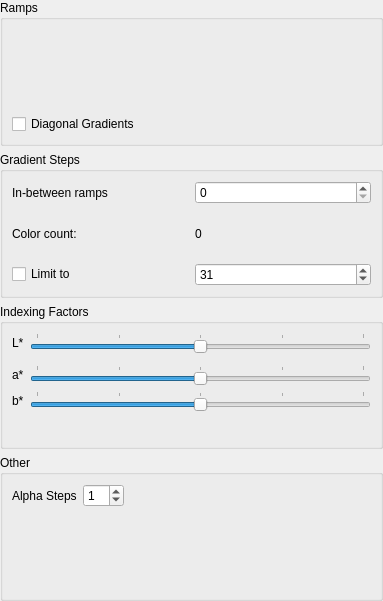
<?xml version="1.0" encoding="UTF-8"?>
<ui version="4.0">
 <class>KisWdgIndexColors</class>
 <widget class="QWidget" name="KisWdgIndexColors">
  <property name="geometry">
   <rect>
    <x>0</x>
    <y>0</y>
    <width>383</width>
    <height>601</height>
   </rect>
  </property>
  <layout class="QGridLayout" name="gridLayout">
   <property name="leftMargin">
    <number>0</number>
   </property>
   <property name="topMargin">
    <number>0</number>
   </property>
   <property name="rightMargin">
    <number>0</number>
   </property>
   <property name="bottomMargin">
    <number>0</number>
   </property>
   <item row="0" column="0">
    <widget class="QGroupBox" name="groupBox">
     <property name="title">
      <string>Ramps</string>
     </property>
     <property name="flat">
      <bool>true</bool>
     </property>
     <layout class="QGridLayout" name="gridLayout_2">
      <item row="1" column="0">
       <widget class="QWidget" name="colorsBox" native="true">
        <property name="minimumSize">
         <size>
          <width>20</width>
          <height>20</height>
         </size>
        </property>
        <layout class="QGridLayout" name="layoutColors">
         <property name="sizeConstraint">
          <enum>QLayout::SetMinimumSize</enum>
         </property>
         <property name="leftMargin">
          <number>0</number>
         </property>
         <property name="topMargin">
          <number>0</number>
         </property>
         <property name="rightMargin">
          <number>0</number>
         </property>
         <property name="bottomMargin">
          <number>0</number>
         </property>
         <property name="horizontalSpacing">
          <number>6</number>
         </property>
        </layout>
       </widget>
      </item>
      <item row="2" column="0">
       <widget class="QCheckBox" name="diagCheck">
        <property name="text">
         <string>Diagonal Gradients</string>
        </property>
       </widget>
      </item>
     </layout>
    </widget>
   </item>
   <item row="2" column="0">
    <widget class="QGroupBox" name="gradientStepsBox">
     <property name="title">
      <string>Gradient Steps</string>
     </property>
     <property name="flat">
      <bool>true</bool>
     </property>
     <layout class="QGridLayout" name="layoutGradientSteps">
      <item row="3" column="0">
       <widget class="QCheckBox" name="colorLimitCheck">
        <property name="text">
         <string>Limit to</string>
        </property>
       </widget>
      </item>
      <item row="3" column="1">
       <widget class="KisIntParseSpinBox" name="colorLimit">
        <property name="enabled">
         <bool>true</bool>
        </property>
        <property name="minimum">
         <number>3</number>
        </property>
        <property name="maximum">
         <number>256</number>
        </property>
        <property name="value">
         <number>31</number>
        </property>
       </widget>
      </item>
      <item row="0" column="1">
       <widget class="KisIntParseSpinBox" name="inbetweenSpinBox">
        <property name="minimum">
         <number>0</number>
        </property>
        <property name="maximum">
         <number>8</number>
        </property>
        <property name="value">
         <number>0</number>
        </property>
       </widget>
      </item>
      <item row="0" column="0">
       <widget class="QLabel" name="label">
        <property name="text">
         <string>In-between ramps</string>
        </property>
       </widget>
      </item>
      <item row="1" column="0" colspan="2">
       <layout class="QGridLayout" name="layoutRowSteps">
        <property name="sizeConstraint">
         <enum>QLayout::SetMinimumSize</enum>
        </property>
        <property name="leftMargin">
         <number>0</number>
        </property>
        <property name="topMargin">
         <number>0</number>
        </property>
        <property name="rightMargin">
         <number>0</number>
        </property>
        <property name="bottomMargin">
         <number>0</number>
        </property>
       </layout>
      </item>
      <item row="2" column="0">
       <widget class="QLabel" name="label_3">
        <property name="text">
         <string>Color count:</string>
        </property>
       </widget>
      </item>
      <item row="2" column="1">
       <widget class="QLabel" name="colorCount">
        <property name="text">
         <string>0</string>
        </property>
       </widget>
      </item>
     </layout>
    </widget>
   </item>
   <item row="3" column="0">
    <widget class="QGroupBox" name="indexingBox">
     <property name="title">
      <string>Indexing Factors</string>
     </property>
     <property name="flat">
      <bool>true</bool>
     </property>
     <layout class="QFormLayout" name="formLayout_2">
      <item row="0" column="0">
       <widget class="QLabel" name="label_4">
        <property name="text">
         <string>L*</string>
        </property>
       </widget>
      </item>
      <item row="0" column="1">
       <widget class="QSlider" name="luminanceSlider">
        <property name="minimumSize">
         <size>
          <width>125</width>
          <height>0</height>
         </size>
        </property>
        <property name="minimum">
         <number>0</number>
        </property>
        <property name="maximum">
         <number>200</number>
        </property>
        <property name="value">
         <number>100</number>
        </property>
        <property name="orientation">
         <enum>Qt::Horizontal</enum>
        </property>
        <property name="tickPosition">
         <enum>QSlider::TicksAbove</enum>
        </property>
        <property name="tickInterval">
         <number>50</number>
        </property>
       </widget>
      </item>
      <item row="1" column="1">
       <spacer name="horizontalSpacer">
        <property name="orientation">
         <enum>Qt::Horizontal</enum>
        </property>
        <property name="sizeHint" stdset="0">
         <size>
          <width>0</width>
          <height>0</height>
         </size>
        </property>
       </spacer>
      </item>
      <item row="2" column="0">
       <widget class="QLabel" name="label_5">
        <property name="text">
         <string>a*</string>
        </property>
       </widget>
      </item>
      <item row="2" column="1">
       <widget class="QSlider" name="aSlider">
        <property name="minimumSize">
         <size>
          <width>125</width>
          <height>0</height>
         </size>
        </property>
        <property name="maximum">
         <number>200</number>
        </property>
        <property name="value">
         <number>100</number>
        </property>
        <property name="orientation">
         <enum>Qt::Horizontal</enum>
        </property>
        <property name="tickPosition">
         <enum>QSlider::TicksAbove</enum>
        </property>
        <property name="tickInterval">
         <number>50</number>
        </property>
       </widget>
      </item>
      <item row="3" column="0">
       <widget class="QLabel" name="label_6">
        <property name="text">
         <string>b*</string>
        </property>
       </widget>
      </item>
      <item row="3" column="1">
       <widget class="QSlider" name="bSlider">
        <property name="minimumSize">
         <size>
          <width>125</width>
          <height>0</height>
         </size>
        </property>
        <property name="maximum">
         <number>200</number>
        </property>
        <property name="value">
         <number>100</number>
        </property>
        <property name="orientation">
         <enum>Qt::Horizontal</enum>
        </property>
        <property name="tickPosition">
         <enum>QSlider::TicksAbove</enum>
        </property>
        <property name="tickInterval">
         <number>50</number>
        </property>
       </widget>
      </item>
     </layout>
    </widget>
   </item>
   <item row="4" column="0">
    <widget class="QGroupBox" name="otherBox">
     <property name="title">
      <string>Other</string>
     </property>
     <property name="flat">
      <bool>true</bool>
     </property>
     <layout class="QFormLayout" name="formLayout">
      <property name="fieldGrowthPolicy">
       <enum>QFormLayout::ExpandingFieldsGrow</enum>
      </property>
      <item row="0" column="0">
       <widget class="QLabel" name="label_2">
        <property name="text">
         <string>Alpha Steps</string>
        </property>
       </widget>
      </item>
      <item row="0" column="1">
       <widget class="KisIntParseSpinBox" name="alphaStepsSpinBox">
        <property name="minimum">
         <number>0</number>
        </property>
        <property name="maximum">
         <number>32</number>
        </property>
        <property name="value">
         <number>1</number>
        </property>
       </widget>
      </item>
     </layout>
    </widget>
   </item>
  </layout>
 </widget>
 <customwidgets>
  <customwidget>
   <class>KisIntParseSpinBox</class>
   <extends>QSpinBox</extends>
   <header>kis_intparsespinbox.h</header>
  </customwidget>
 </customwidgets>
 <resources/>
 <connections>
  <connection>
   <sender>colorLimitCheck</sender>
   <signal>toggled(bool)</signal>
   <receiver>colorLimit</receiver>
   <slot>setEnabled(bool)</slot>
   <hints>
    <hint type="sourcelabel">
     <x>79</x>
     <y>281</y>
    </hint>
    <hint type="destinationlabel">
     <x>158</x>
     <y>285</y>
    </hint>
   </hints>
  </connection>
 </connections>
</ui>
